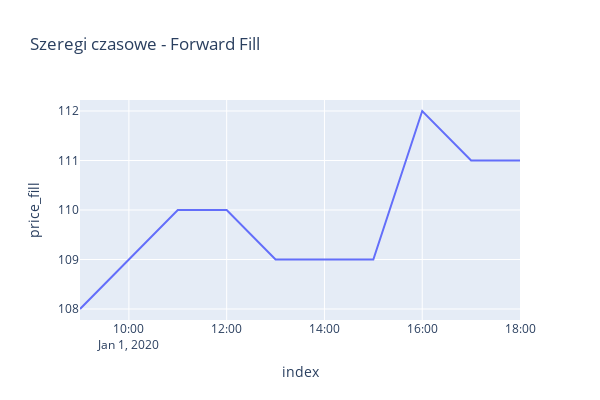

Notebook cell for this chart:
### Code cell
df_plotly = df.reset_index()
df_plotly['price_fill'] = df_plotly['price'].fillna(method='ffill')
px.line(df_plotly, 'index', 'price_fill', width=600, height=400, title='Szeregi czasowe - Forward Fill')

### Figure 1 — Plotly figure (JSON) as saved in the notebook; plotly's stock layout.template omitted (floating-point values rounded to 4 significant figures)
{"data": [{"hovertemplate": "index=%{x}<br>price_fill=%{y}<extra></extra>", "legendgroup": "", "line": {"color": "#636efa", "dash": "solid"}, "marker": {"symbol": "circle"}, "mode": "lines", "name": "", "orientation": "v", "showlegend": false, "type": "scatter", "x": ["2020-01-01T09:00:00", "2020-01-01T10:00:00", "2020-01-01T11:00:00", "2020-01-01T12:00:00", "2020-01-01T13:00:00", "2020-01-01T14:00:00", "2020-01-01T15:00:00", "2020-01-01T16:00:00", "2020-01-01T17:00:00", "2020-01-01T18:00:00"], "xaxis": "x", "y": [108, 109, 110, 110, 109, 109, 109, 112, 111, 111], "yaxis": "y"}], "layout": {"height": 400, "legend": {"tracegroupgap": 0}, "title": {"text": "Szeregi czasowe - Forward Fill"}, "width": 600, "xaxis": {"anchor": "y", "domain": [0, 1], "title": {"text": "index"}}, "yaxis": {"anchor": "x", "domain": [0, 1], "title": {"text": "price_fill"}}}}
